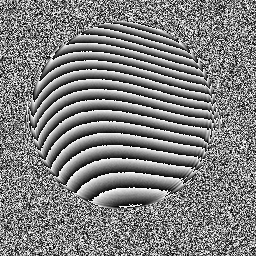
#> input picture Images/607_0001.bmp, 256 x 256 px
$ python main.py   (Python 2 division)
#> lines starting #> are read from the running program, lines starting #| are printed output that depends on the picture; after the words box and inside, x2 and y2 are one past the last pixel; in counts of white or black regions, pixels touching at a corner belong together
# Matplotlib library
import matplotlib.pyplot as plt
from matplotlib import cm

# Numpy library
import numpy as np

from skimage import io
from scipy import signal

# Functions for various calculations

def Gradient(image):
	M , N = np.shape(image)

	xGrad = np.zeros((M-1, N) , dtype = float)
	yGrad = np.zeros((M, N-1) , dtype = float)

	for i in range(0,M-1):
		for j in range(0,N):
			xGrad[i][j] = image[i+1][j] - image[i][j]

	for i in range(0,M):
		for j in range(0,N-1):
			yGrad[i][j] = image[i][j+1] - image[i][j]

	return xGrad , yGrad

def UnwrapedEstimate (image , xGrad ,yGrad):
	pi = 0.5*(np.max(image))

	unwrappedX= np.zeros((M, N) , dtype = float)
	unwrappedY = np.zeros((M, N) , dtype = float)

	for i in range(0,M):
		for j in range(0,N):

			#copy the last row of the image as it is to the unwrapped phase estimate
			if (i == M-1):
				unwrappedX[i][j] = image[i,j]

			else :
				if (xGrad[i][j] <= -pi):
					print "case 1 ----------X"
					unwrappedX[i][j] = image[i,j] + xGrad[i][j] + 2*pi

				elif (xGrad[i][j] >= pi):
					#print "case 2 ----------X"
					unwrappedX[i][j] = image[i,j] + xGrad[i][j] - 2*pi

				elif (xGrad[i][j] > -pi and xGrad[i][j] < pi):
					#print "case 3 ----------X"
					unwrappedX[i][j] = image[i,j] + xGrad[i][j]

				else :
					print "There is some weird error in the X Gradient"


	for i in range(0,M):
		for j in range(0,N):

			#copy the last row of the image as it is to the unwrapped phase estimate
			if (j == N-1):
				unwrappedX[i][j] = image[i,j]

			else :
				if (yGrad[i][j] <= -pi):
					print "case 1 ----------Y"
					unwrappedY[i][j] = image[i,j] + yGrad[i][j] + 2*pi

				elif (yGrad[i][j] >= pi):
					#print "case 2 ----------Y"
					unwrappedY[i][j] = image[i,j] + yGrad[i][j] - 2*pi

				elif (yGrad[i][j] > -pi and yGrad[i][j] < pi):
					#print "case 3 ----------Y"
					unwrappedY[i][j] = image[i,j] + yGrad[i][j]

				else :
					print "There is some weird error in the Y Gradient"


	return unwrappedX ,unwrappedY


if __name__ == "__main__":

	image_path = './Images/'
	image_name='607_0001.bmp'


	wrapped=io.imread(image_path.__add__(image_name))
#> wrapped is the input picture: shape (256, 256); min 0, max 255, mean 127.8

	M , N = np.shape(wrapped)
#> M = 256; N = 256
	xGrad , yGrad = Gradient(wrapped)
#> after the loop in Gradient, `for i in range(0,M-1):`:
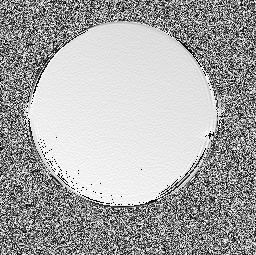
#> xGrad: shape (255, 256) float64; min 0, max 255, mean 168.2
#> after the loop in Gradient, `for i in range(0,M):`:
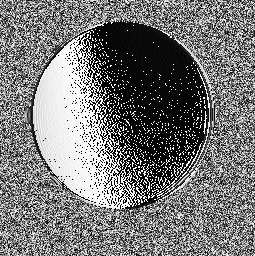
#> yGrad: shape (256, 255) float64; min 0, max 255, mean 118.8

	estX ,estY = UnwrapedEstimate (wrapped ,xGrad ,yGrad)
#> in UnwrapedEstimate, `pi = 0.5*(np.max(image))`: pi = 127.5
#> after the loop in UnwrapedEstimate, `for i in range(0,M):`:
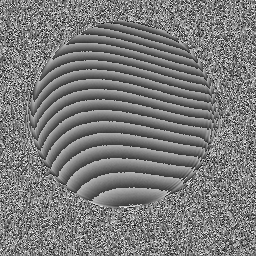
#> unwrappedX: shape (256, 256) float64; min -127, max 381, mean 118.7; drawn with min black and max white
#> after the loop in UnwrapedEstimate, `for i in range(0,M):`:
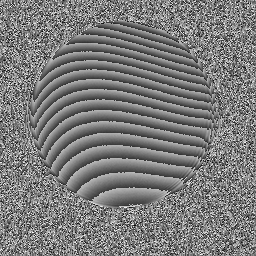
#> unwrappedX: shape (256, 256) float64; 0.38% of pixels changed, all inside (x1, y1, x2, y2) = (255, 0, 256, 255); drawn with min black and max white
#> after the loop in UnwrapedEstimate, `for i in range(0,M):`:
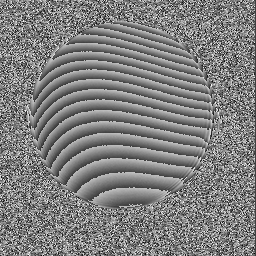
#> unwrappedY: shape (256, 256) float64; min -126, max 381, mean 127.8; drawn with min black and max white
	xGradEst , yGradEst = Gradient(estY)
#> after the loop in Gradient (call 2), `for i in range(0,M-1):`:
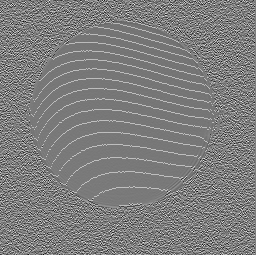
#> xGrad: shape (255, 256) float64; min -462, max 471, mean -0.1; drawn with min black and max white
#> after the loop in Gradient (call 2), `for i in range(0,M):`:
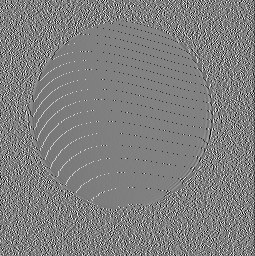
#> yGrad: shape (256, 255) float64; min -383, max 382, mean -0.5; drawn with min black and max white

	fig, axes = plt.subplots(nrows=4, ncols=2, figsize=(10, 10))
	ax0, ax1 ,ax2 ,ax3 ,ax4 ,ax5 ,ax6 ,ax7 = axes.ravel()

	print np.shape(estX)
#| (256, 256)
	print np.shape (estY)
#| (256, 256)

	ax0.imshow(wrapped)
	ax1.imshow(wrapped)
	ax2.imshow(xGrad)
	ax3.imshow(yGrad)
	ax4.imshow(estX)
	ax5.imshow(estY)
	ax6.imshow(xGradEst)
	ax7.imshow(yGradEst)
	plt.show()

	# [11 lines of commented-out code are left out]
